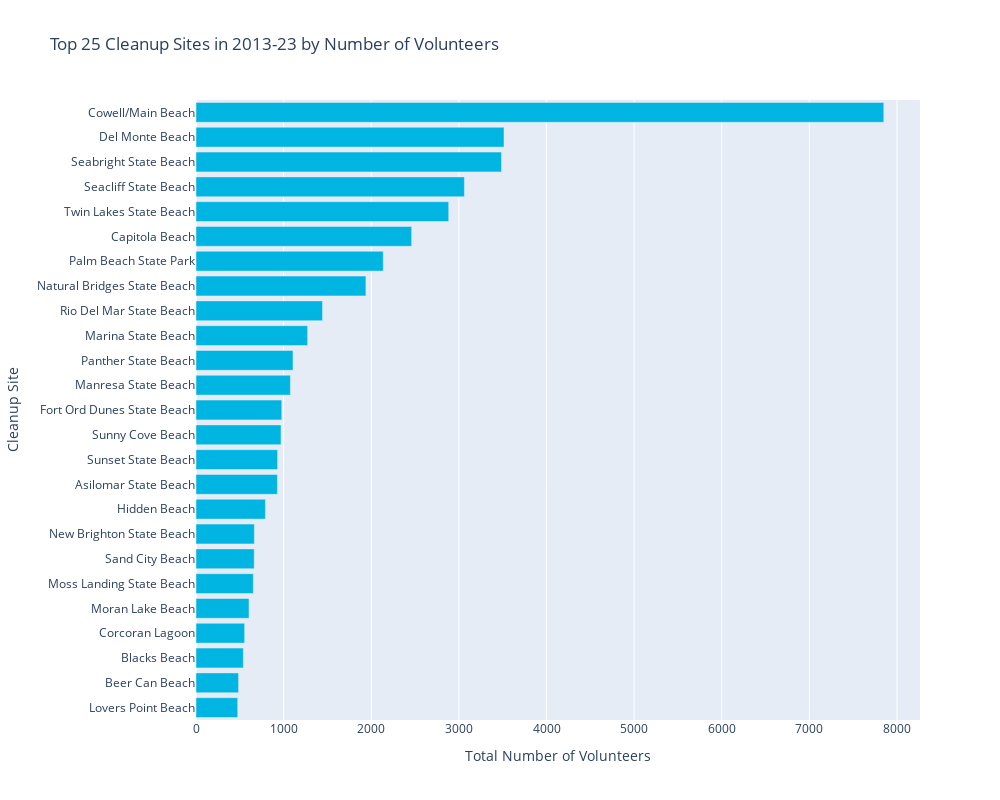

The cell this chart's notebook holds for it:
### Markdown cell above
Plot number of volunteers by cleanup site.

### Code cell
fig = go.Figure()
fig.add_trace(go.Bar(
    y=sos_volunteers['Cleanup Site'],
    x=sos_volunteers['Adult Volunteers'],
    orientation='h',
    name='Total Cleanup Volunteers',
    marker=dict(color=graphs.SOS_BLUE),
))
fig.update_layout(
    autosize=False,
    width=1000,
    height=800,
    title="Top 25 Cleanup Sites in 2013-23 by Number of Volunteers",
    yaxis_title='Cleanup Site',
    xaxis_title='Total Number of Volunteers',
    yaxis={'categoryorder':'total ascending'}
)
fig.show()

### Figure 1 — Plotly figure (JSON) as saved in the notebook; plotly's stock layout.template omitted (floating-point values rounded to 4 significant figures)
{"data": [{"marker": {"color": "#00b5e2"}, "name": "Total Cleanup Volunteers", "orientation": "h", "type": "bar", "x": [7849, 3515, 3486, 3063, 2884, 2461, 2137, 1939, 1444, 1077, 931, 1274, 1107, 970, 929, 979, 792, 654, 666, 555, 605, 664, 540, 486, 476], "y": ["Cowell/Main Beach", "Del Monte Beach", "Seabright State Beach", "Seacliff State Beach", "Twin Lakes State Beach", "Capitola Beach", "Palm Beach State Park", "Natural Bridges State Beach", "Rio Del Mar State Beach", "Manresa State Beach", "Sunset State Beach", "Marina State Beach", "Panther State Beach", "Sunny Cove Beach", "Asilomar State Beach", "Fort Ord Dunes State Beach", "Hidden Beach", "Moss Landing State Beach", "New Brighton State Beach", "Corcoran Lagoon", "Moran Lake Beach", "Sand City Beach", "Blacks Beach", "Beer Can Beach", "Lovers Point Beach"]}], "layout": {"autosize": false, "height": 800, "title": {"text": "Top 25 Cleanup Sites in 2013-23 by Number of Volunteers"}, "width": 1000, "xaxis": {"autorange": true, "range": [0, 8262.0], "title": {"text": "Total Number of Volunteers"}, "type": "linear"}, "yaxis": {"autorange": true, "categoryorder": "total ascending", "range": [-0.5, 24.5], "title": {"text": "Cleanup Site"}, "type": "category"}}}
